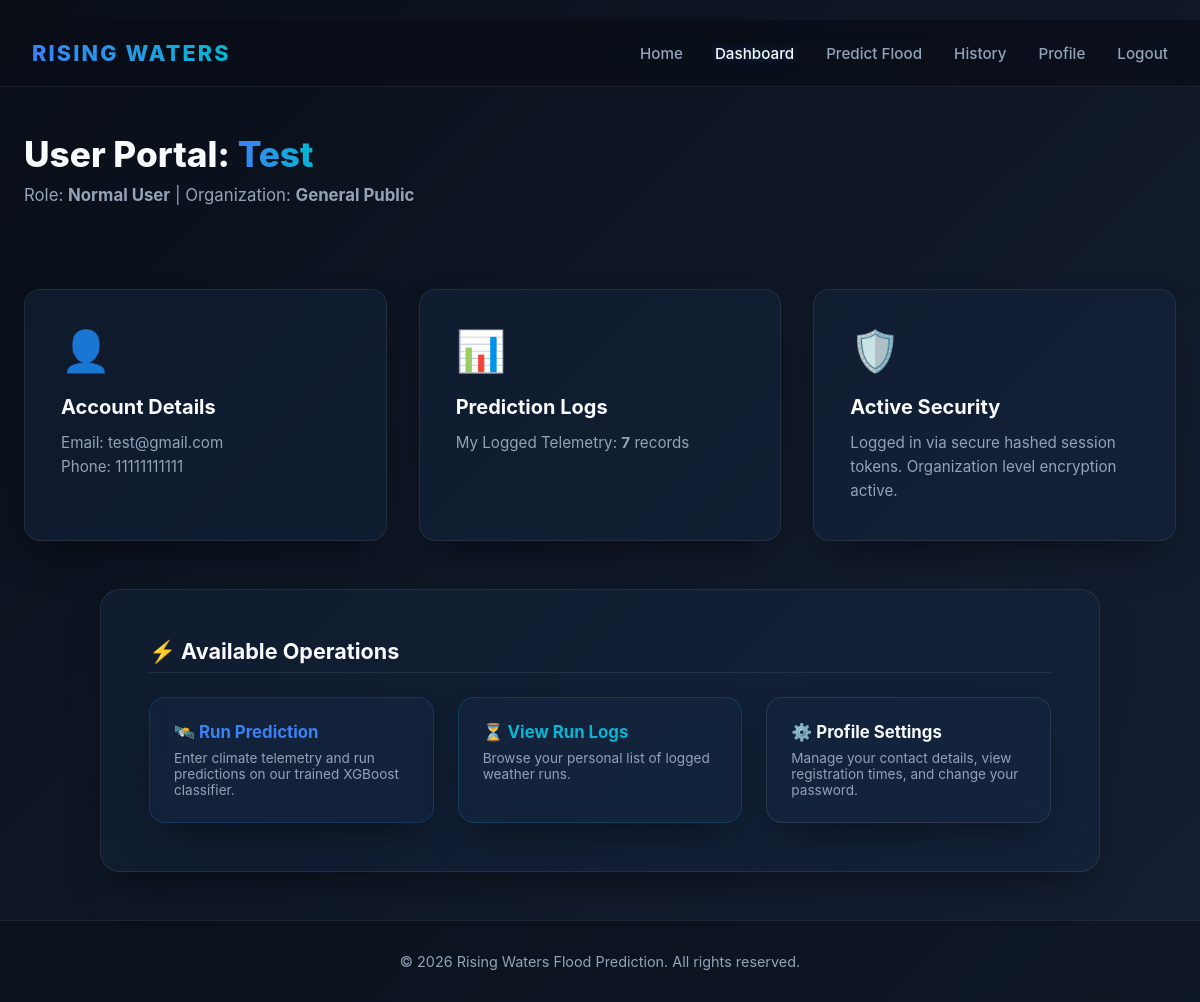
The app's page /dashboard (signed in) with its own data.
### tables this page shows
CREATE TABLE users (
        User_ID INTEGER PRIMARY KEY AUTOINCREMENT,
        User_Name TEXT NOT NULL,
        Email TEXT UNIQUE NOT NULL,
        Password TEXT NOT NULL,
        Role TEXT NOT NULL,
        Phone_Number TEXT,
        Organization TEXT,
        Created_At DATETIME DEFAULT CURRENT_TIMESTAMP,
        Updated_At DATETIME DEFAULT CURRENT_TIMESTAMP
    );

### app.py (the view)
@app.route('/dashboard')
@login_required
def dashboard():
    conn = get_db_connection()
    user_id = session['user_id']
    user = conn.execute('SELECT * FROM users WHERE User_ID = ?', (user_id,)).fetchone()
    if session['role'] == 'Admin':
        stats = {
            'total_runs': conn.execute('SELECT COUNT(*) FROM predictions').fetchone()[0]
        }
    else:
        stats = {
            'total_runs': conn.execute('SELECT COUNT(*) FROM predictions WHERE User_ID = ?', (user_id,)).fetchone()[0]
        }
    conn.close()
    return render_template('dashboard.html', user=user, stats=stats)

### app.py (called while the page is built)
def get_db_connection():
    conn = sqlite3.connect(DATABASE_PATH)
    conn.row_factory = sqlite3.Row
    return conn

def login_required(f):
    @wraps(f)
    def decorated_function(*args, **kwargs):
        if 'user_id' not in session:
            flash("Please log in to access this page.", "error")
            return redirect(url_for('login'))
        return f(*args, **kwargs)
    return decorated_function

### templates/dashboard.html (shortened to what this page needs)
﻿<!DOCTYPE html>
<html lang="en">
<head>
  <link rel="stylesheet" href="{{ url_for('static', filename='css/main.css') }}">
</head>
<body>
  <header>
    <div class="nav-container">
      <a href="/" class="logo">RISING WATERS</a>
      <nav class="nav-links">
        {% if 'user_id' in session %}
          <a href="/" class="{{ 'active' if request.path == '/' else '' }}">Home</a>
          <a href="/dashboard" class="{{ 'active' if request.path == '/dashboard' else '' }}">Dashboard</a>
          {% if session['role'] in ['Admin', 'Meteorologist', 'Local Authority', 'Normal User'] %}
            <a href="/Predict" class="{{ 'active' if request.path == '/Predict' else '' }}">Predict Flood</a>
          {% endif %}
          <a href="/history" class="{{ 'active' if request.path == '/history' else '' }}">History</a>
          <a href="/profile" class="{{ 'active' if request.path == '/profile' else '' }}">Profile</a>
          <a href="/logout">Logout</a>
        {% endif %}
      </nav>
    </div>
  </header>
  <main>
    <div class="container animate-fade-in">
      <div class="hero-content" style="text-align: left; max-width: 100%; margin-bottom: 2rem;">
        <h1 class="hero-title" style="font-size: 2.2rem; margin-bottom: 0.5rem;">User Portal: <span>{{ session['user_name'] }}</span></h1>
        <p class="hero-subtitle" style="font-size: 1.05rem; margin-bottom: 0; text-align: left;">Role: <strong>{{ session['role'] }}</strong> | Organization: <strong>{{ user['Organization'] or 'N/A' }}</strong></p>
      </div>
      <div class="hero-features" style="margin-bottom: 3rem;">
        <div class="feature-box">
          <div class="feature-icon">👤</div>
          <h3 class="feature-title">Account Details</h3>
          <p class="feature-desc">Email: {{ user['Email'] }}<br>Phone: {{ user['Phone_Number'] or 'N/A' }}</p>
        </div>
        <div class="feature-box">
          <div class="feature-icon">📊</div>
          <h3 class="feature-title">Prediction Logs</h3>
          <p class="feature-desc">
            {% if session['role'] == 'Admin' %}
              Total Global Telemetry: <strong>{{ stats['total_runs'] }}</strong> records
            {% else %}
              My Logged Telemetry: <strong>{{ stats['total_runs'] }}</strong> records
            {% endif %}
          </p>
        </div>
        <div class="feature-box">
          <div class="feature-icon">🛡️</div>
          <h3 class="feature-title">Active Security</h3>
          <p class="feature-desc">Logged in via secure hashed session tokens. Organization level encryption active.</p>
        </div>
      </div>
      <div class="glass-card">
        <h2 style="font-size: 1.35rem; font-weight: 700; margin-bottom: 1.5rem; border-bottom: 1px solid var(--glass-border); padding-bottom: 0.5rem;">
          ⚡ Available Operations
        </h2>
        <div class="hero-features" style="grid-template-columns: repeat(auto-fit, minmax(240px, 1fr)); gap: 1.5rem; margin-bottom: 0;">
          {% if session['role'] in ['Admin', 'Meteorologist', 'Local Authority', 'Normal User'] %}
            <a href="/Predict" style="text-decoration: none; color: inherit;">
              <div class="feature-box" style="padding: 1.5rem; height: 100%; border-color: rgba(59, 130, 246, 0.2);">
                <h4 style="font-size: 1.05rem; margin-bottom: 0.5rem; color: var(--accent-blue);">🛰️ Run Prediction</h4>
                <p style="font-size: 0.85rem; color: var(--text-secondary);">Enter climate telemetry and run predictions on our trained XGBoost classifier.</p>
              </div>
            </a>
          {% endif %}
          <a href="/history" style="text-decoration: none; color: inherit;">
            <div class="feature-box" style="padding: 1.5rem; height: 100%; border-color: rgba(6, 182, 212, 0.2);">
              <h4 style="font-size: 1.05rem; margin-bottom: 0.5rem; color: var(--accent-cyan);">⏳ View Run Logs</h4>
              <p style="font-size: 0.85rem; color: var(--text-secondary);">
                {% if session['role'] == 'Admin' %}
                  Browse all predictions made globally across the system.
                {% elif session['role'] == 'Disaster Management Officer' %}
                  View prediction summaries and meteorological reports.
                {% else %}
                  Browse your personal list of logged weather runs.
                {% endif %}
              </p>
            </div>
          </a>
          <a href="/profile" style="text-decoration: none; color: inherit;">
            <div class="feature-box" style="padding: 1.5rem; height: 100%; border-color: rgba(255, 255, 255, 0.1);">
              <h4 style="font-size: 1.05rem; margin-bottom: 0.5rem; color: var(--text-primary);">⚙️ Profile Settings</h4>
              <p style="font-size: 0.85rem; color: var(--text-secondary);">Manage your contact details, view registration times, and change your password.</p>
            </div>
          </a>
        </div>
      </div>
    </div>
  </main>
  <footer>
    <p>&copy; 2026 Rising Waters Flood Prediction. All rights reserved.</p>
  </footer>
</body>
</html>

### static/css/main.css (style rules this page uses)
:root { --bg-gradient: linear-gradient(135deg, #090e17 0%, #152035 100%); --glass-bg: rgba(22, 38, 64, 0.45); --glass-border: rgba(255, 255, 255, 0.08); --glass-border-focus: rgba(59, 130, 246, 0.5); --text-primary: #f8fafc; --text-secondary: #94a3b8; --accent-blue: #3b82f6; --accent-cyan: #06b6d4; --accent-neon-green: #10b981; --accent-neon-red: #ef4444; --accent-amber: #f59e0b; --font-family: 'Inter', system-ui, -apple-system, sans-serif; --shadow: 0 20px 40px -15px rgba(0, 0, 0, 0.5); }
* { box-sizing: border-box; margin: 0; padding: 0; }
body { font-family: var(--font-family); background: var(--bg-gradient); color: var(--text-primary); min-height: 100vh; display: flex; flex-direction: column; overflow-x: hidden; }
header { border-bottom: 1px solid var(--glass-border); background: rgba(9, 14, 23, 0.7); backdrop-filter: blur(12px); position: sticky; top: 0; z-index: 100; }
.nav-container { max-width: 1200px; margin: 0 auto; padding: 1.25rem 2rem; display: flex; justify-content: space-between; align-items: center; }
.logo { font-size: 1.35rem; font-weight: 800; letter-spacing: 0.1em; color: var(--text-primary); text-decoration: none; background: linear-gradient(to right, #3b82f6, #06b6d4); -webkit-background-clip: text; -webkit-text-fill-color: transparent; }
.nav-links { display: flex; gap: 2rem; }
.nav-links a { color: var(--text-secondary); text-decoration: none; font-weight: 500; font-size: 0.95rem; transition: color 0.2s ease, text-shadow 0.2s ease; }
.nav-links a:hover, .nav-links a.active { color: var(--text-primary); text-shadow: 0 0 10px rgba(59, 130, 246, 0.4); }
main { flex: 1; padding: 3rem 1.5rem; max-width: 1200px; width: 100%; margin: 0 auto; }
.container { width: 100%; }
.animate-fade-in { animation: fadeIn 0.8s cubic-bezier(0.16, 1, 0.3, 1) forwards; }
.hero-content { text-align: center; max-width: 800px; margin: 0 auto; padding-bottom: 3rem; }
.hero-title { font-size: clamp(2.2rem, 5vw, 3.8rem); font-weight: 800; line-height: 1.1; margin-bottom: 1.5rem; }
.hero-title span { background: linear-gradient(to right, #3b82f6, #06b6d4); -webkit-background-clip: text; -webkit-text-fill-color: transparent; }
.hero-subtitle { font-size: 1.15rem; color: var(--text-secondary); line-height: 1.6; margin-bottom: 2.5rem; }
.hero-features { display: grid; grid-template-columns: repeat(auto-fit, minmax(280px, 1fr)); gap: 2rem; margin-bottom: 4rem; }
.feature-box { background: var(--glass-bg); border: 1px solid var(--glass-border); border-radius: 16px; padding: 2.25rem; text-align: left; backdrop-filter: blur(10px); box-shadow: var(--shadow); transition: transform 0.3s ease, border-color 0.3s ease; }
.feature-icon { font-size: 2.5rem; margin-bottom: 1.25rem; }
.feature-title { font-size: 1.25rem; font-weight: 700; margin-bottom: 0.75rem; }
.feature-desc { color: var(--text-secondary); line-height: 1.6; font-size: 0.95rem; }
.glass-card { background: var(--glass-bg); border: 1px solid var(--glass-border); border-radius: 20px; padding: 3rem; backdrop-filter: blur(10px); box-shadow: var(--shadow); max-width: 1000px; margin: 0 auto; }
footer { border-top: 1px solid var(--glass-border); padding: 2rem; text-align: center; color: var(--text-secondary); font-size: 0.9rem; background: rgba(9, 14, 23, 0.5); }

### records on screen
users: user_name "Test", role "Normal User", Organization "General Public", Email "test@gmail.com", Phone_Number "11111111111"

### other values on screen
{{ stats['total_runs'] }} "7"
